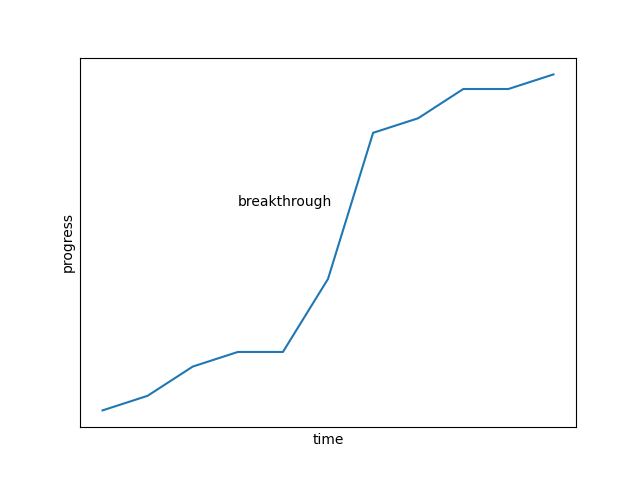

Reproduce this figure in Python.
import matplotlib.pyplot as plt

fig, ax = plt.subplots()
plt.plot([1.1, 1.2, 1.4, 1.5, 1.5, 2, 3, 3.1, 3.3, 3.3, 3.4])
ax.tick_params(labelbottom=False, labelleft=False)
ax.xaxis.set_ticks_position('none')
ax.yaxis.set_ticks_position('none')
ax.text(3, 2.5, "breakthrough")
plt.xlabel('time')   
plt.ylabel('progress')
plt.show()
